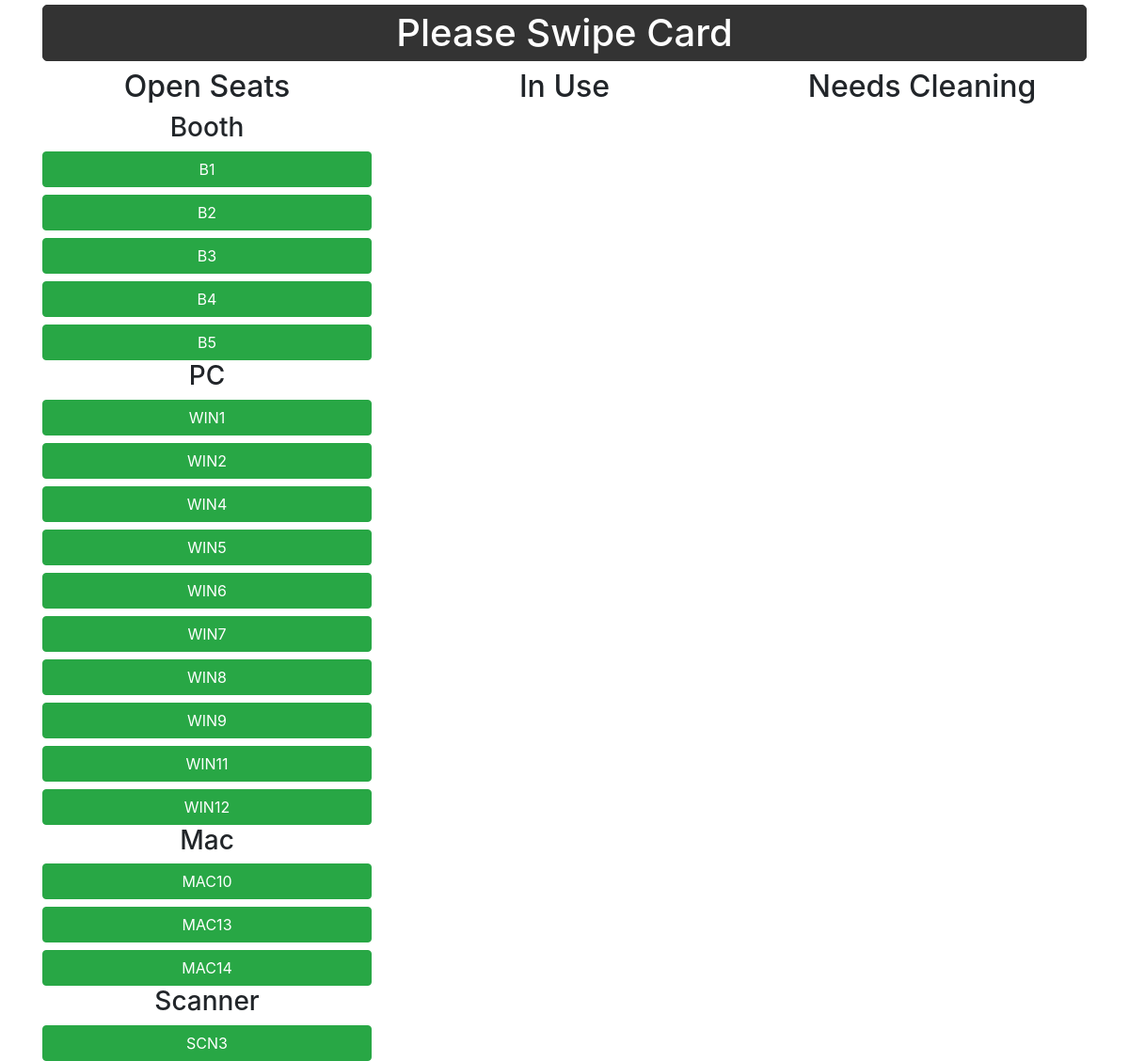
The page / on the database its author committed.
### labcheckin/models.py (models this page shows)
class Seat(db.Model):
    id = db.Column(
        db.Integer,
        primary_key=True,
        autoincrement=True
    )
    type = db.Column(
        db.String(10),
        nullable=False
    )
    label = db.Column(
        db.String(15),
        nullable=False,
        unique=True
    )
    status = db.Column(
        db.String(30),
        nullable=False,
        default="Open"
    )
    transactions = relationship("Transaction", back_populates="seat")

### labcheckin/routes/main.py (the view)
@main.route("/")
def index():
    current_student_ids = db.session.query(
        Transaction.student_id
    ).filter_by(out_time=None)
    current_students = Student.query.filter(
        Student.student_id.in_(current_student_ids)).all()
    current_swipe_numbers = [s.swipe_number for s in current_students]
    seats = Seat.query.all()
    seat_statuses = {}
    seat_types = set([seat.type for seat in seats])
    for seat_type in seat_types:
        for seat in seats:
            if seat.type == seat_type:
                seat_statuses.setdefault(seat_type, [])
                seat_statuses[seat_type].append(seat)
    '''

    seat_statuses['Booth'] = [B1, B2, B3]
    seat_statuses['WIN'] = [WIN1, WIN2]

    '''
    return render_template(
        "main/index.html.j2",
        current_students=current_students,
        current_swipe_numbers=current_swipe_numbers,
        get_student_seat=get_student_seat,
        seat_statuses=seat_statuses
    )

### labcheckin/templates/main/index.html.j2 (shortened to what this page needs)
{% extends 'layout.html.j2' %}
{% block content %}
    <h1 style="border: 1px solid #333; border-radius: 5px; margin-top: 5px; color: #fff; background-color: #333; padding: 5px 0;" class='mx-auto text-center'>Please Swipe Card</h1>
    <div class="row">
        <div class="col-md-4">
            <h2 class="text-center">Open Seats</h2>
            {% for seat_type in seat_statuses.keys() %}
                {% if seat_statuses[seat_type]|selectattr("status", "equalto", "Open")|list|length %}
                    <h3 class="text-center">{{ seat_type }}</h3>
                    {% for seat in seat_statuses[seat_type] %}
                        {% if seat.status == "Open" %}
                            <button class="btn btn-success btn-block">{{ seat.label }}</button>
                        {% endif %}
                    {% endfor %}
                {% endif %}
            {% endfor %}
        </div>
        <div class="col-md-4">
            <h2 class="text-center">In Use</h2>
        </div>
        <div class="col-md-4">
            <h2 class="text-center">Needs Cleaning</h2>
        </div>
    </div>
{% endblock content %}

### labcheckin/templates/layout.html.j2 (shortened to what this page needs)
<!DOCTYPE html>
<html lang="en">
<head>
    <link rel="stylesheet" href="{{ url_for('static', filename='css/bootstrap.min.css') }}">
</head>
<body>
    <div class="container">
        {% block content %}
        {% endblock content %}
    </div>
</body>
</html>

### rows shown on the page
Seat: type "Booth", label "B1"
Seat: label "B2"
Seat: label "B3"
Seat: label "B4"
Seat: label "B5"
Seat: type "PC", label "WIN1"
Seat: label "WIN2"
Seat: label "WIN4"
Seat: label "WIN5"
Seat: label "WIN6"
Seat: label "WIN7"
Seat: label "WIN8"
Seat: label "WIN9"
Seat: label "WIN11"
Seat: label "WIN12"
Seat: type "Mac", label "MAC10"
Seat: label "MAC13"
Seat: label "MAC14"
Seat: type "Scanner", label "SCN3"
